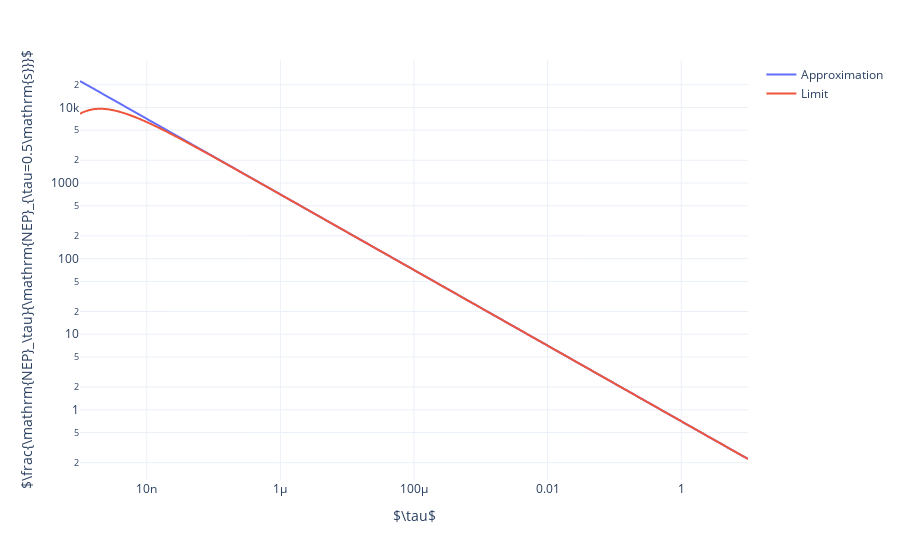

Write notebook code for a chart like this one.
### Markdown cell above
### Photon Bunching

But what about photon bunching? I have shown that the coherence time and the bandwidth are inversely proportional. By decreasing the size of the integration bins we have also decreased the bandwidth and therefore increased the coherence time. Thankfully the integration time of our definition of the noise equivalent power, $0.5\:\mathrm{s}$, is orders of magnitude bigger than the coherence time {% cite morgan_1966%}. As we have seen earlier, if the photons are sampled at orders of magnitude higher than the coherence time, doubling the coherence time (halving the bandwith) has no effect. You might say we are hiding the non-stochastic effects of photon bunching in the coarseness of our Riemann sum.

Now the $\mathrm{NEP}$ is simply defined at $\tau=0.5\:\mathrm{s}$, but in measurements the integration time can vary. The $\mathrm{NEP}$ is scaled accordingly:

$$\begin{equation}
\mathrm{NEP}_{\tau} = \frac{1}{\sqrt{\tau}}\sqrt{\sum_i\left( h\nu_iP_{\mathrm{KID},i}+\frac{P_{\mathrm{KID},i}^2}{\Delta\nu_i}\right) + 2\Delta_\mathrm{Al}\frac{\sum_i{P_{\mathrm{KID},j,i}}}{\eta_\mathrm{pb}}}=\frac{1}{\sqrt{2\tau}}\mathrm{NEP}_{\tau=0.5\mathrm{s}}
\end{equation}$$
But this scaling doesn't hold indefinitely. I conjecture that at some point the incoming photons are sampled at such a short sampling interval that they become correlated, as we have seen previously. This comes with a drop in noise as in the limit either zero or one photon can arrive. This is shown qualitatively in the figure below.

### Code cell
#hide_input
min_exp=-9
max_exp=1
N_points=500
limit_scale=1
tau=np.logspace(min_exp,max_exp,N_points)
NEP_approx=1/np.sqrt(2*tau)

rampdown=(np.exp(-10**min_exp/tau))
rampup=1/rampdown

NEP_real=rampdown*NEP_approx
df_NEP=pd.DataFrame({'tau':tau,'Approximation':NEP_approx,'Limit': NEP_real})
df_NEP.set_index('tau',inplace=True)
plot(df_NEP,axis_labels=('$\\tau$','$\\frac{\mathrm{NEP}_\\tau}{\mathrm{NEP}_{\\tau=0.5\mathrm{s}}}$',''),hover_labels=('Integration time','Normalized NEP',''),plot_type='loglog',e_notation=(False, False))

### Figure 1 — Plotly figure (JSON) as saved in the notebook; plotly's stock layout.template omitted (floating-point values rounded to 4 significant figures; data arrays with more than 128 entries replaced by an {"elided": "..."} marker saying what was removed)
{"data": [{"fill": "none", "hovertemplate": "<b>Approximation</b><br>Integration time: %{x}<br>Normalized NEP: %{y}<br><extra></extra>", "legendgroup": "Approximation", "line": {"color": "#636efa", "dash": "solid", "shape": "spline"}, "marker": {"symbol": "circle"}, "mode": "lines", "name": "Approximation", "orientation": "v", "showlegend": true, "type": "scatter", "x": {"elided": "500 float values"}, "xaxis": "x", "y": {"elided": "500 float values"}, "yaxis": "y"}, {"fill": "none", "hovertemplate": "<b>Limit</b><br>Integration time: %{x}<br>Normalized NEP: %{y}<br><extra></extra>", "legendgroup": "Limit", "line": {"color": "#EF553B", "dash": "solid", "shape": "spline"}, "marker": {"symbol": "circle"}, "mode": "lines", "name": "Limit", "orientation": "v", "showlegend": true, "type": "scatter", "x": {"elided": "500 float values"}, "xaxis": "x", "y": {"elided": "500 float values"}, "yaxis": "y"}], "layout": {"hoverlabel": {"bgcolor": "white", "font": {"size": 14}}, "legend": {"title": {"text": ""}, "tracegroupgap": 0}, "margin": {"t": 60}, "xaxis": {"anchor": "y", "domain": [0, 1], "title": {"text": "$\\tau$"}, "type": "log"}, "yaxis": {"anchor": "x", "domain": [0, 1], "title": {"text": "$\\frac{\\mathrm{NEP}_\\tau}{\\mathrm{NEP}_{\\tau=0.5\\mathrm{s}}}$"}, "type": "log"}}}
